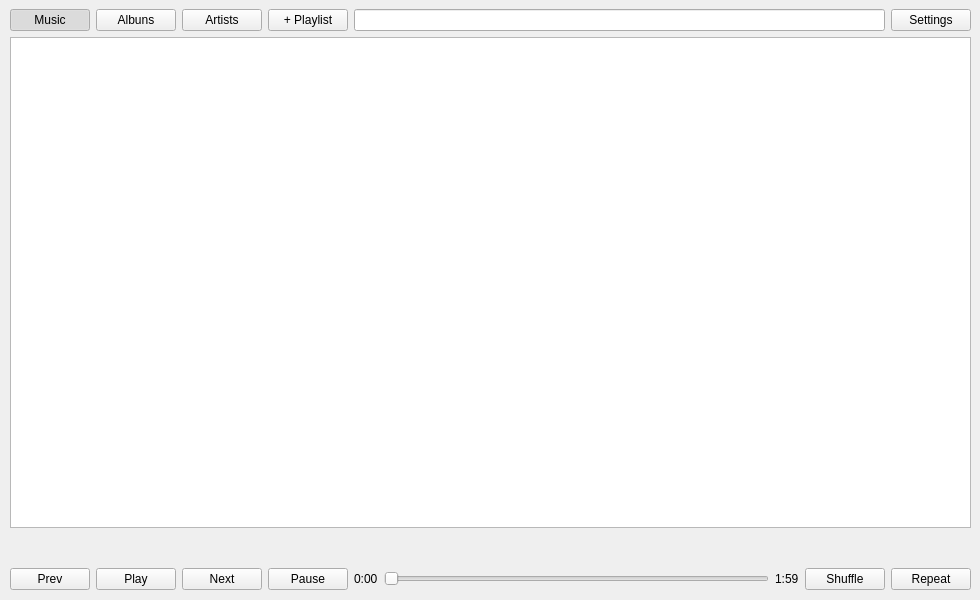
<?xml version="1.0" encoding="UTF-8"?>
<ui version="4.0">
 <class>MainWindow</class>
 <widget class="QMainWindow" name="MainWindow">
  <property name="geometry">
   <rect>
    <x>0</x>
    <y>0</y>
    <width>980</width>
    <height>600</height>
   </rect>
  </property>
  <property name="windowTitle">
   <string>JustMusic</string>
  </property>
  <widget class="QWidget" name="centralwidget">
   <widget class="QWidget" name="verticalLayoutWidget">
    <property name="geometry">
     <rect>
      <x>10</x>
      <y>9</y>
      <width>961</width>
      <height>581</height>
     </rect>
    </property>
    <layout class="QVBoxLayout" name="verticalLayout">
     <item>
      <layout class="QHBoxLayout" name="horizontalLayout_2">
       <item>
        <widget class="QPushButton" name="musicButton">
         <property name="text">
          <string>Music</string>
         </property>
         <property name="checkable">
          <bool>true</bool>
         </property>
         <property name="checked">
          <bool>true</bool>
         </property>
         <property name="flat">
          <bool>false</bool>
         </property>
        </widget>
       </item>
       <item>
        <widget class="QPushButton" name="albunsButton">
         <property name="text">
          <string>Albuns</string>
         </property>
         <property name="checkable">
          <bool>true</bool>
         </property>
        </widget>
       </item>
       <item>
        <widget class="QPushButton" name="artistsButton">
         <property name="text">
          <string>Artists</string>
         </property>
         <property name="checkable">
          <bool>true</bool>
         </property>
        </widget>
       </item>
       <item>
        <widget class="QPushButton" name="addPlaylistButton">
         <property name="text">
          <string>+ Playlist</string>
         </property>
        </widget>
       </item>
       <item>
        <widget class="QLineEdit" name="searchBox"/>
       </item>
       <item>
        <widget class="QPushButton" name="settingsButton">
         <property name="text">
          <string>Settings</string>
         </property>
        </widget>
       </item>
      </layout>
     </item>
     <item>
      <widget class="QStackedWidget" name="stackedWidget">
       <property name="currentIndex">
        <number>0</number>
       </property>
       <widget class="QWidget" name="musicsPage">
        <widget class="QTableView" name="musicsView">
         <property name="geometry">
          <rect>
           <x>0</x>
           <y>0</y>
           <width>961</width>
           <height>491</height>
          </rect>
         </property>
         <property name="frameShadow">
          <enum>QFrame::Plain</enum>
         </property>
         <attribute name="horizontalHeaderCascadingSectionResizes">
          <bool>false</bool>
         </attribute>
        </widget>
       </widget>
       <widget class="QWidget" name="albunsPage">
        <widget class="QLabel" name="label">
         <property name="geometry">
          <rect>
           <x>0</x>
           <y>0</y>
           <width>59</width>
           <height>16</height>
          </rect>
         </property>
         <property name="text">
          <string>Albuns</string>
         </property>
        </widget>
       </widget>
       <widget class="QWidget" name="artistsPage">
        <widget class="QLabel" name="label_4">
         <property name="geometry">
          <rect>
           <x>0</x>
           <y>0</y>
           <width>59</width>
           <height>16</height>
          </rect>
         </property>
         <property name="text">
          <string>Artists</string>
         </property>
        </widget>
       </widget>
      </widget>
     </item>
     <item>
      <layout class="QHBoxLayout" name="horizontalLayout_4">
       <item>
        <widget class="QPushButton" name="prevButton">
         <property name="text">
          <string>Prev</string>
         </property>
        </widget>
       </item>
       <item>
        <widget class="QPushButton" name="playButton">
         <property name="text">
          <string>Play</string>
         </property>
        </widget>
       </item>
       <item>
        <widget class="QPushButton" name="nextButton">
         <property name="text">
          <string>Next</string>
         </property>
        </widget>
       </item>
       <item>
        <widget class="QPushButton" name="pauseButton">
         <property name="text">
          <string>Pause</string>
         </property>
        </widget>
       </item>
       <item>
        <widget class="QLabel" name="startLabel">
         <property name="text">
          <string>0:00</string>
         </property>
        </widget>
       </item>
       <item>
        <widget class="QSlider" name="musicProgressBar">
         <property name="orientation">
          <enum>Qt::Horizontal</enum>
         </property>
        </widget>
       </item>
       <item>
        <widget class="QLabel" name="endLabel">
         <property name="text">
          <string>1:59</string>
         </property>
        </widget>
       </item>
       <item>
        <widget class="QPushButton" name="shuffleButton">
         <property name="text">
          <string>Shuffle</string>
         </property>
        </widget>
       </item>
       <item>
        <widget class="QPushButton" name="repeatButton">
         <property name="text">
          <string>Repeat</string>
         </property>
        </widget>
       </item>
      </layout>
     </item>
    </layout>
   </widget>
  </widget>
 </widget>
 <resources/>
 <connections/>
</ui>
